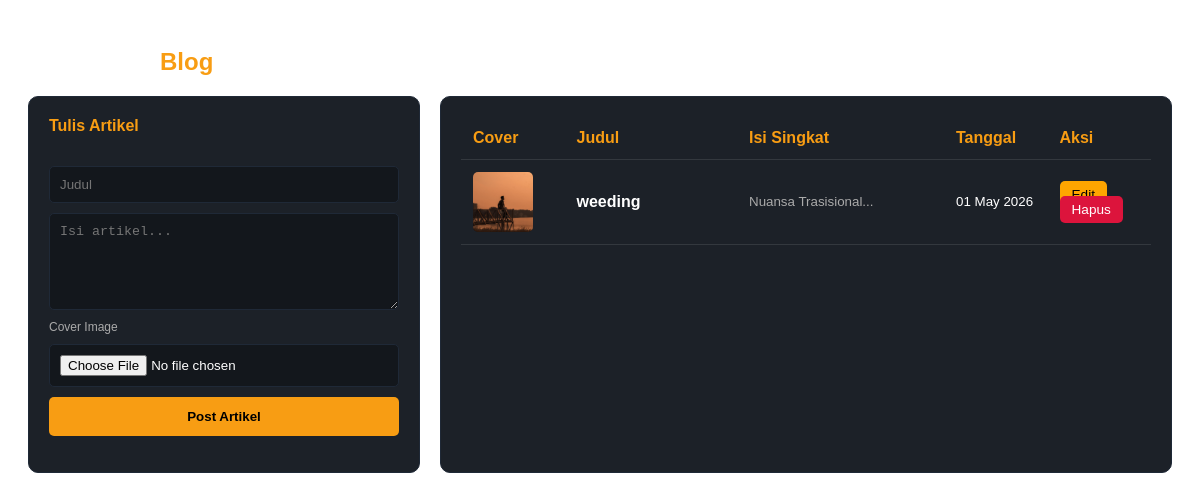
Screenshot of /blog.php with the database file from the repository.
### tables this page shows
CREATE TABLE `blog` (
  `id_blog` int(11) NOT NULL,
  `id_admin` int(11) DEFAULT NULL,
  `judul` varchar(200) DEFAULT NULL,
  `isi` text DEFAULT NULL,
  `gambar` varchar(255) DEFAULT NULL,
  `tanggal` timestamp NOT NULL DEFAULT current_timestamp()
);

### blog.php (the view, shortened to what this page needs)
<?php
include_once "../config/koneksi.php";
$editData = null;
?>
<div class="blog-content">
    <h2 style="font-weight: bold; margin-bottom: 20px;">Dashboard <span style="color: #f89d13;">Blog</span></h2>
    <div class="blog-grid">
        <div class="blog-form-box">
            <h4 style="color: #f89d13; margin-top: 0;"><?= $editData ? 'Edit Artikel' : 'Tulis Artikel' ?></h4>
            <form action="admin.php?page=blog" method="POST" enctype="multipart/form-data">
                <input type="text" name="judul" value="<?= $editData['judul'] ?? '' ?>" placeholder="Judul" required>
                <textarea name="isi" placeholder="Isi artikel..." rows="5" required><?= $editData['isi'] ?? '' ?></textarea>
                <label style="font-size: 12px; color: #aaa; margin-top: 10px; display: block;">Cover Image</label>
                <input type="file" name="gambar" accept="image/*">
                <button type="submit" name="<?= $editData ? 'update_artikel' : 'tambah_artikel' ?>">
                    <?= $editData ? 'Simpan Perubahan' : 'Post Artikel' ?>
                </button>
            </form>
        </div>
        <div class="blog-table-box">
            <table class="blog-table">
                <thead>
                    <tr>
                        <th style="width: 15%;">Cover</th>
                        <th style="width: 25%;">Judul</th>
                        <th style="width: 30%;">Isi Singkat</th>
                        <th style="width: 15%;">Tanggal</th>
                        <th style="width: 15%;">Aksi</th>
                    </tr>
                </thead>
                <tbody>
                    <?php
                    $res = mysqli_query($conn, "SELECT * FROM blog ORDER BY id_blog DESC");
                    while ($row = mysqli_fetch_assoc($res)) :
                        $foto = $row['gambar'] ? "../assets/img/blog/".$row['gambar'] : "https://via.placeholder.com/60";
                    ?>
                    <tr>
                        <td><img src="<?= $foto ?>" class="blog-img"></td>
                        <td style="font-weight: bold;"><?= htmlspecialchars($row['judul']) ?></td>
                        <td><small style="color: #aaa;"><?= htmlspecialchars(substr($row['isi'], 0, 50)) ?>...</small></td>
                        <td><small><?= date('d M Y', strtotime($row['tanggal'])) ?></small></td>
                        <td>
                            <a href="admin.php?page=blog&edit=<?= $row['id_blog'] ?>" class="btn-edit">Edit</a>
                            <a href="admin.php?page=blog&hapus=<?= $row['id_blog'] ?>" class="btn-delete" onclick="return confirm('Hapus artikel ini?')">Hapus</a>
                        </td>
                    </tr>
                    <?php endwhile; ?>
                </tbody>
            </table>
        </div>
    </div>
</div>

### blog.php (style rules this page uses)
.blog-content { color: white; padding: 20px; font-family: 'Plus Jakarta Sans', sans-serif; }
.blog-grid { display: flex; gap: 20px; }
.blog-form-box { background: #1c2128; padding: 20px; border-radius: 10px; width: 350px; border: 1px solid #1f2937; }
.blog-form-box input, .blog-form-box textarea { width: 100%; margin-top: 10px; padding: 10px; border: 1px solid #1f2937; border-radius: 5px; background: #13171c; color: white; box-sizing: border-box; }
.blog-form-box button { margin-top: 10px; width: 100%; padding: 12px; background: #f89d13; border: none; border-radius: 5px; font-weight: bold; cursor: pointer; color: black; }
.blog-table-box { background: #1c2128; padding: 20px; border-radius: 10px; flex: 1; border: 1px solid #1f2937; }
.blog-table { width: 100%; border-collapse: collapse; color: white; }
.blog-table th, .blog-table td { padding: 12px; border-bottom: 1px solid rgba(255,255,255,0.1); text-align: left; }
.blog-table th { color: #f89d13; }
.blog-img { width: 60px; height: 60px; object-fit: cover; border-radius: 5px; background-color: #13171c; }
.btn-delete { background: crimson; color: white; padding: 6px 12px; border-radius: 5px; text-decoration: none; font-size: 0.85rem; }
.btn-edit { background: orange; color: black; padding: 6px 12px; border-radius: 5px; text-decoration: none; font-size: 0.85rem; }

### rows the page displays
blog: gambar (picture), judul "weeding", isi "Nuansa Trasisional", tanggal "01 May 2026"
